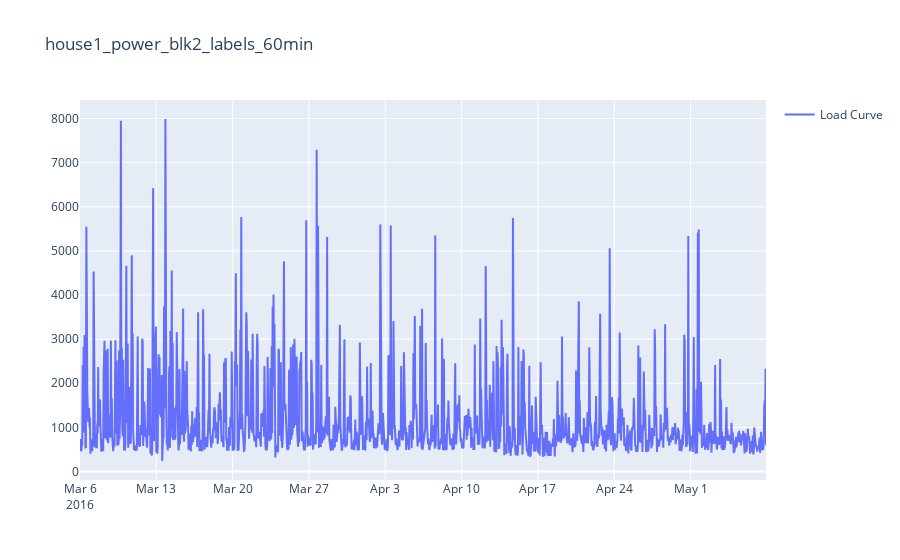

This figure's notebook cell:
### Markdown cell above
## Visualize Load Curve

### Code cell
fig = go.Figure()
fig.add_trace(go.Scatter(x=df_mains_resampled_1H.index, y=df_mains_resampled_1H['mains'], name='Load Curve'))
fig.update_layout(showlegend=True, title='house1_power_blk2_labels_60min')
fig.show()

### Figure 1 — Plotly figure (JSON) as saved in the notebook; plotly's stock layout.template omitted (floating-point values rounded to 4 significant figures; data arrays with more than 128 entries replaced by an {"elided": "..."} marker saying what was removed)
{"data": [{"name": "Load Curve", "type": "scatter", "x": {"elided": "1511 str values"}, "y": {"elided": "1511 int values"}}], "layout": {"showlegend": true, "title": {"text": "house1_power_blk2_labels_60min"}}}
